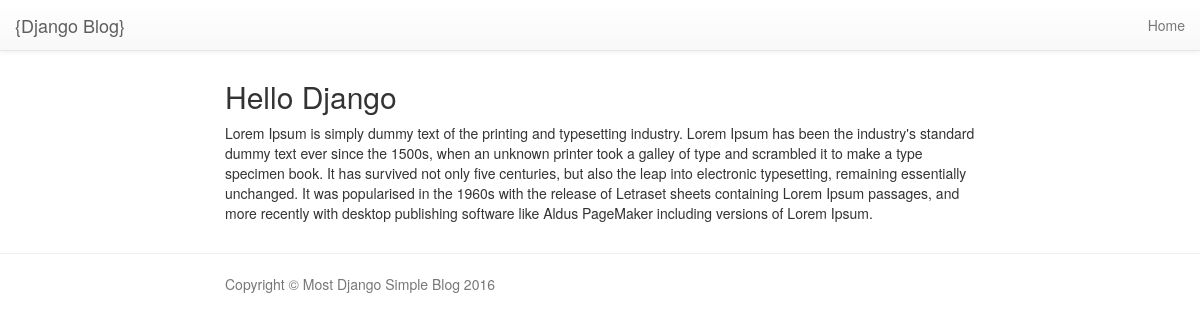
The app's page /post/1/ with its own data.
### blog/models.py (models this page shows, shortened)
class Post(models.Model):
    title 	= models.CharField(max_length=80)
    content = models.TextField()
    category =models.ForeignKey(Category, on_delete=models.CASCADE)

### blog/views.py (the view)
# urls.py: url(r'^post/(?P<post_id>[0-9]+)/$', Post, name='post'),
def Post(request, post_id):
	post = models.Post.objects.get(id = post_id)
	context = {
		'post' : post,
	}
	return render(request, 'post.html', context)

### blog/templates/post.html (shortened to what this page needs)
{% extends "master.html" %}
{% block content %}
    <article style="margin-top:5%;">
        <div class="container">
            <div class="row">
                <div class="col-lg-8 col-lg-offset-2 col-md-10 col-md-offset-1">
                    <h2>{{ post.title }}</h2>
                    <p>{{ post.content }}</p>
                </div>
            </div>
        </div>
    </article>
{% endblock %}

### records on screen
Post: title "Hello Django", content "Lorem Ipsum is simply dummy text of the printing and typesetting industry. Lorem Ipsum has been the industry's standard dummy text ever since the 1500s, when an unknown printer took a galley of type and scrambled it to make a type specimen book. It has survived not only five centuries, but also the leap into electronic typesetting, remaining essentially unchanged. It was popularised in the 1960s with the release of Letraset sheets containing Lorem Ipsum passages, and more recently with desktop publishing software like Aldus PageMaker including versions of Lorem Ipsum."
